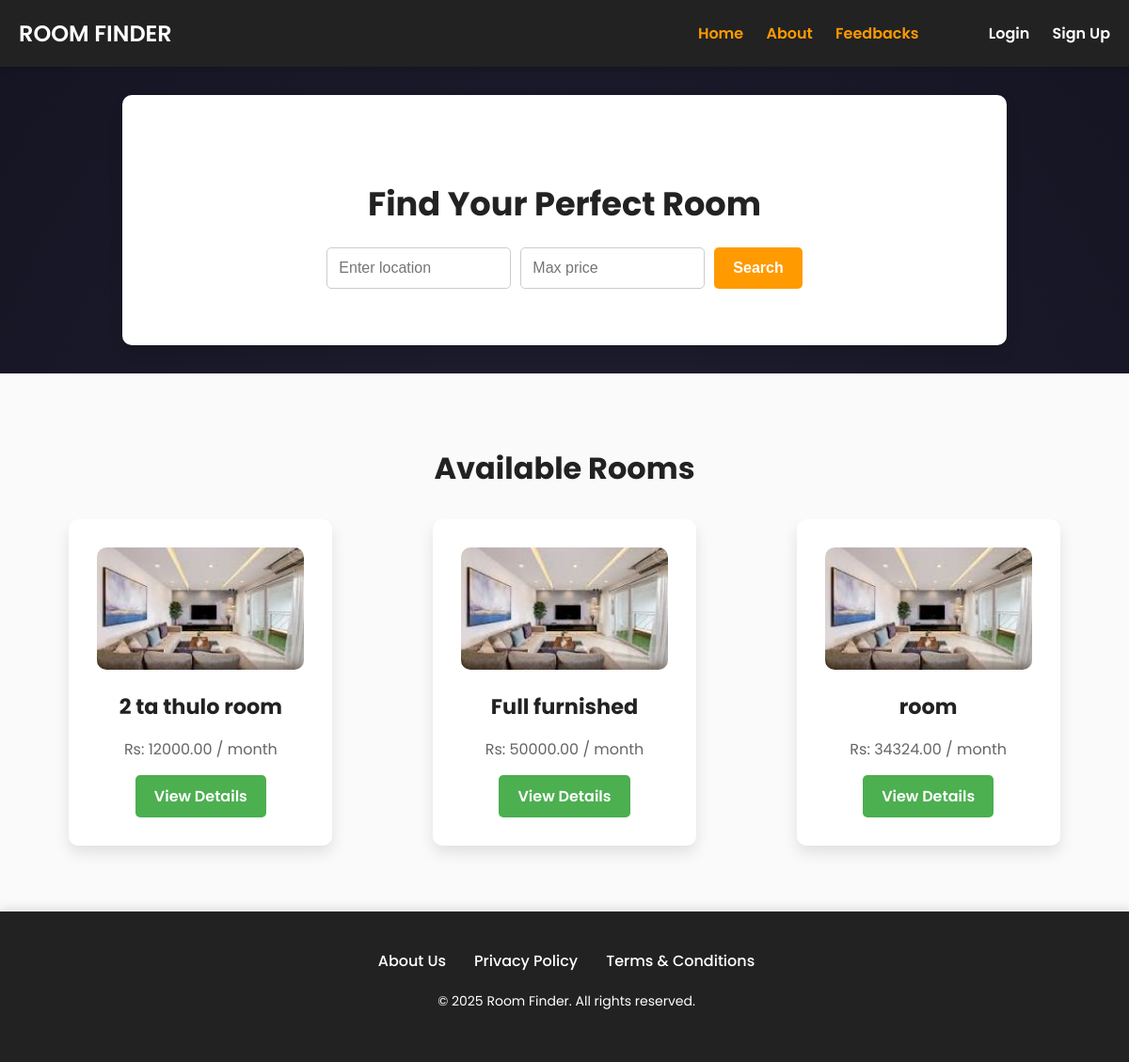
Before: / with the older database file.
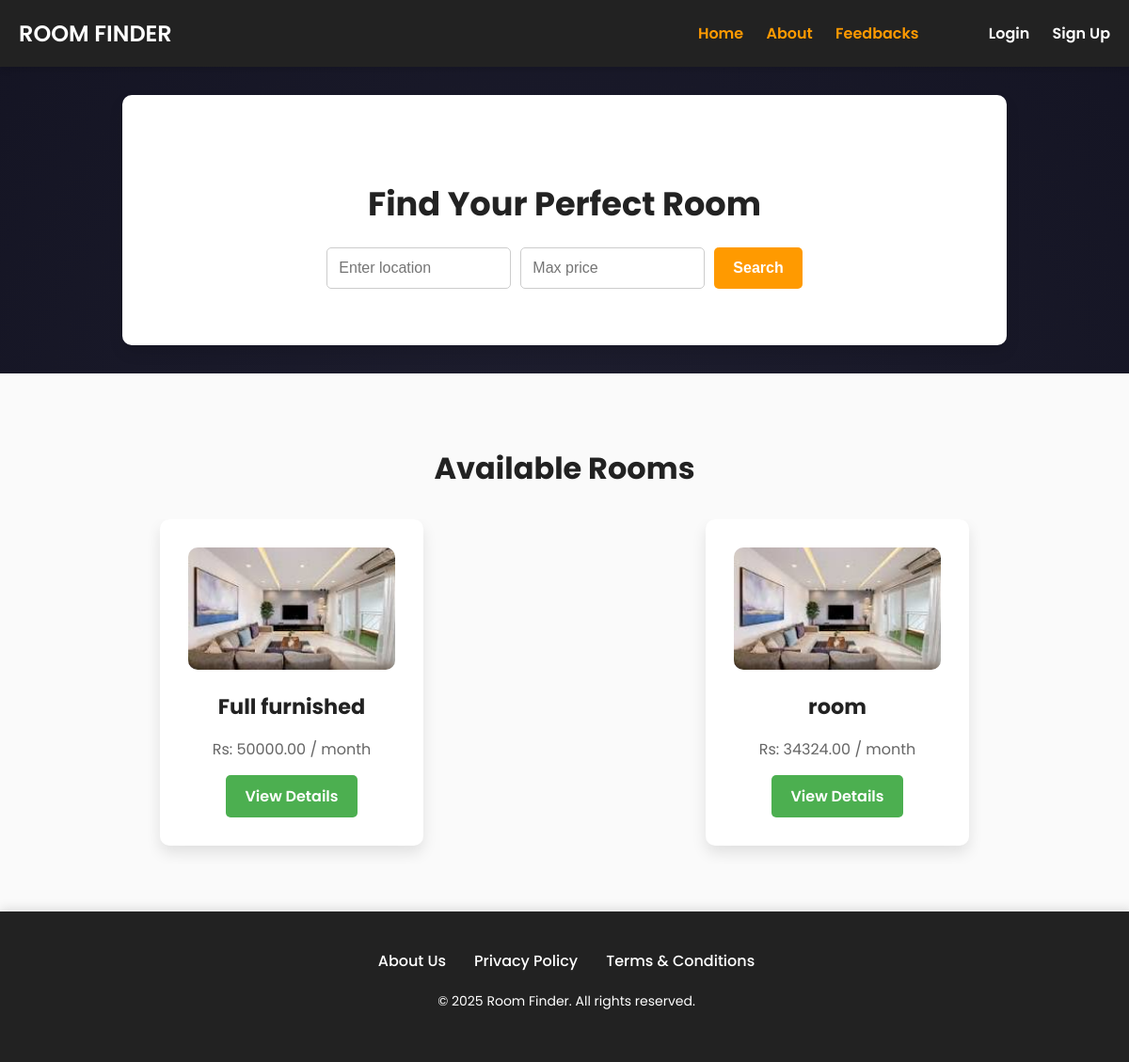
After: the same page with the newer database file.
### Landlord/models.py (models this page shows, shortened)
class Room(models.Model):
    ROOM_TYPE = [
        ('Single', 'Single'),
        ('Double', 'Double'),
        ('Flat', 'Flat'),
    ]
    owner = models.ForeignKey(Landlord, on_delete=models.CASCADE, null=True)
    title = models.CharField(max_length=255)
    price = models.DecimalField(max_digits=10, decimal_places=2)
    location = models.CharField(max_length=255)
    description = models.TextField()
    room_type = models.CharField(choices=ROOM_TYPE, max_length=10, null=True, default="Single")
    is_available = models.BooleanField(default=True)
    image = models.ManyToManyField('RoomImage', related_name='rooms')
    total_booked_amount = models.DecimalField(max_digits=10, decimal_places=2, default=0.00, null=True)

class RoomImage(models.Model):
    room = models.ForeignKey(Room, on_delete=models.CASCADE, related_name='images')
    image = models.ImageField(upload_to='room_images/')

### ROOM_FINDER/views.py (the view)
# urls.py: path('', homepage, name='homepage'),
def homepage(request):
    room_list = Room.objects.filter(is_available=True)
    location = request.GET.get('location', '')
    max_price = request.GET.get('max_price', '')
    if location:
        room_list = room_list.filter(location__icontains=location)  # Case-insensitive match
    if max_price:
        try:
            max_price = float(max_price)
            room_list = room_list.filter(price__lte=max_price)  # Filter by max price
        except ValueError:
            pass  # Ignore invalid price input
    paginator = Paginator(room_list, 4)
    page = request.GET.get('page', 1)
    try:
        rooms = paginator.page(page)
    except PageNotAnInteger:
        rooms = paginator.page(1)
    except EmptyPage:
        rooms = paginator.page(paginator.num_pages)
    return render(request, 'homepage.html', {
        'rooms': rooms,
        'location': location,
        'max_price': max_price
    })

### ROOM_FINDER/templates/homepage.html (shortened to what this page needs)
<!DOCTYPE html>
<html lang="en">
<head>
    {% load static %}
</head>
<body>
    <header>
        <a href="{% url 'homepage' %}" class="logo">
        <h1 class="logo">ROOM FINDER</h1>
        </a>
        <div class="navbar">
            <a href="{% url "homepage" %}">Home</a>
            <a href="{% url "about" %}">About</a>
            <a href="{% url "feedbacks" %}">Feedbacks</a>
            <a href="/login_as" style="color:white; margin-left:70px;">Login</a>
            <a href="/signup_as" style="color:white">Sign Up</a>
        </div>
    </header>
    <section class="search">
        <h1>Find Your Perfect Room</h1>
        <form action="" method="GET">
            <input type="text" name="location" placeholder="Enter location" value="{{ location }}">
            <input type="number" name="max_price" placeholder="Max price" value="{{ max_price }}">
            <button type="submit">Search</button>
        </form>
    </section>
    <section class="rooms">
        <h2>Available Rooms</h2>
        <div class="room-cards">
            {% for room in rooms %}
            <div class="room-card">
                {% with room.images.all|first as first_image %}
                    {% if first_image %}
                        <img src="{{ first_image.image.url }}" alt="{{ room.name }}">
                    {% else %}
                        <img src="{% static 'images/default-room.jpg' %}" alt="No Image Available">
                    {% endif %}
                {% endwith %}
                <h3>{{ room.title }}</h3>
                <p>Rs: {{ room.price }} / month</p>
                <a href="/room/{{ room.id }}">View Details</a>
            </div>
            {% endfor %}
        </div>
    </section>
    <footer>
        <div class="container">
            <div class="footer-links">
                <a href="{% url 'about' %}">About Us</a>
                <a>Privacy Policy</a>
                <a>Terms & Conditions</a>
            </div>
            <div class="footer-copy">
                <p>&copy; 2025 Room Finder. All rights reserved.</p>
            </div>
        </div>
    </footer>
</body>
</html>

Changed rows visible on the page:
no longer on this page (row edited): Room: image (picture), title "2 ta thulo room", price "12000.00"
